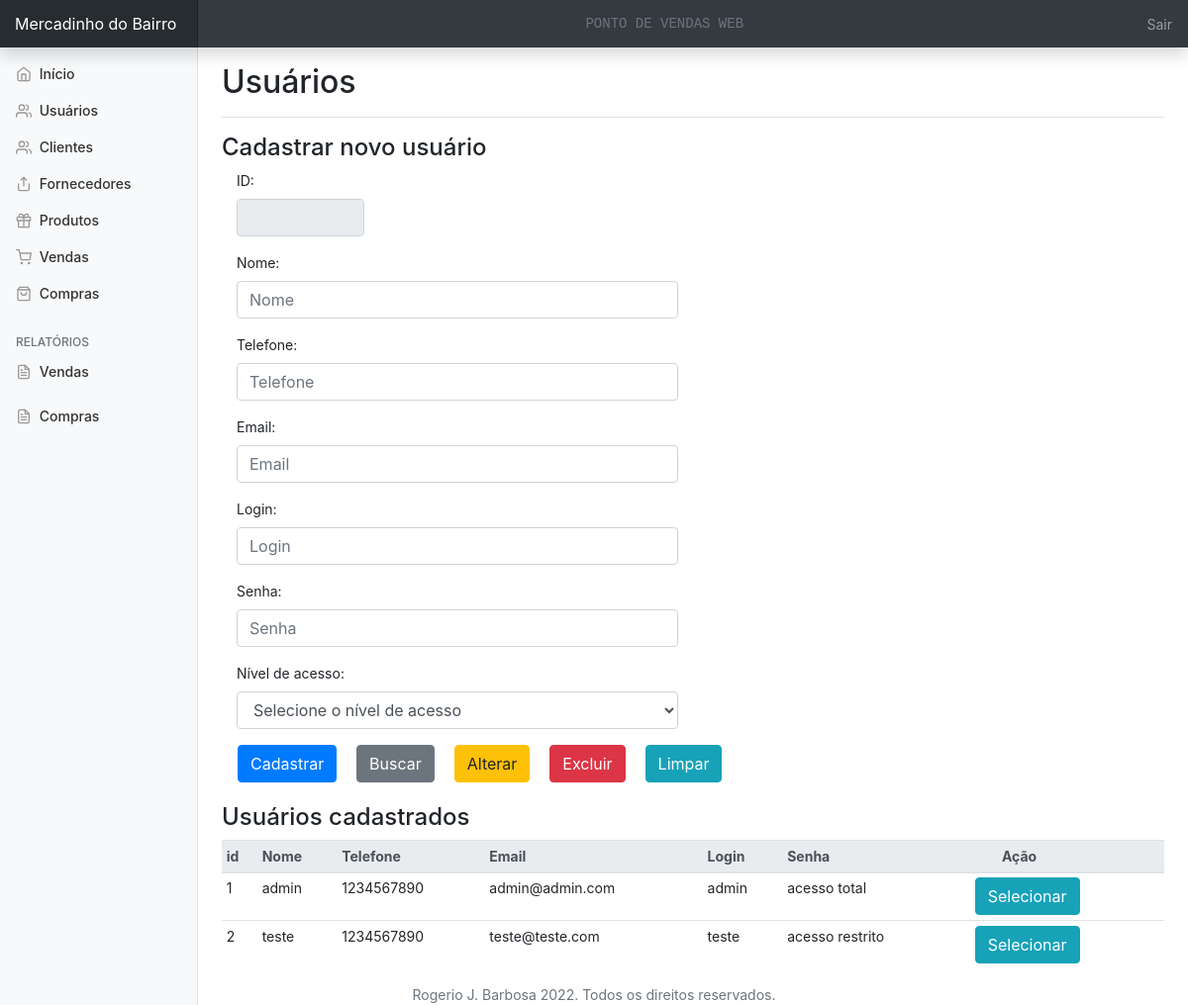
The app's page /usuarios.php with its own data.
### tables this page shows
CREATE TABLE `usuarios` (
  `id` int(11) NOT NULL,
  `nome` varchar(50) NOT NULL,
  `telefone` varchar(30) NOT NULL,
  `email` varchar(150) NOT NULL,
  `login` varchar(150) NOT NULL,
  `senha` varchar(150) NOT NULL,
  `acesso` varchar(100) NOT NULL
);

### usuarios.php (the view, shortened to what this page needs)
<?php
include 'conexao.php';
?>
<!DOCTYPE html>
<html lang="pt-br">
<head>
    <link rel="stylesheet" href="https://stackpath.bootstrapcdn.com/bootstrap/4.3.1/css/bootstrap.min.css">
    <link href="css/dashboard.css" rel="stylesheet">
</head>
<body>
    <?php include 'header.php'; ?>
    <?php include 'sidemenu.php'; ?>
    <main role="main" class="col-md-9 ml-sm-auto col-lg-10 px-4">
        <div
            class="d-flex justify-content-between flex-wrap flex-md-nowrap align-items-center pt-3 pb-2 mb-3 border-bottom">
            <h1 class="h2">Usuários</h1>
        </div>
        <form method="post" action="cadUsuarios.php">
            <h4>Cadastrar novo usuário</h4>
            <div class="form-group col-2">
                <label for="id">ID:</label>
                <input type="text" class="form-control" name="txtId"
                    value="<?php echo base64_decode($_GET['ref']) ? $result['id'] : "" ?>" readonly>
            </div>
            <div class="form-group col-6">
                <label for="nome">Nome:</label>
                <input type="text" class="form-control" placeholder="Nome" name="txtNome"
                    value="<?php echo base64_decode($_GET['ref']) ? $result['nome'] : "" ?>">
            </div>
            <div class="form-group col-6">
                <label for="telefone">Telefone:</label>
                <input type="text" class="form-control" placeholder="Telefone" name="txtTelefone"
                    value="<?php echo base64_decode($_GET['ref']) ? $result['telefone'] : "" ?>">
            </div>
            <div class="form-group col-6">
                <label for="email">Email:</label>
                <input type="email" class="form-control" placeholder="Email" name="txtEmail"
                    value="<?php echo base64_decode($_GET['ref']) ? $result['email'] : "" ?>">
            </div>
            <div class="form-group col-6">
                <label for="login">Login:</label>
                <input type="text" class="form-control" placeholder="Login" name="txtLogin"
                    value="<?php echo base64_decode($_GET['ref']) ? $result['login'] : "" ?>">
            </div>
            <div class="form-group col-6">
                <label for="senha">Senha:</label>
                <input type="password" class="form-control" placeholder="Senha" name="txtSenha"
                    value="<?php echo base64_decode($_GET['ref']) ? $result['senha'] : "" ?>">
            </div>
            <div class="form-group col-6">
                <label for="acesso">Nível de acesso:</label>
                <select class="form-control" name="txtAcesso"
                    value="<?php echo base64_decode($_GET['ref']) ? $result['acesso'] : "" ?>">
                    <option label="Selecione o nível de acesso">
                    <option value="acesso total">Acesso total</option>
                </select>
            </div>
            <button type="submit" class="btn btn-primary ml-3" name="btnCadastrar">Cadastrar</button>
            <button type="submit" class="btn btn-secondary ml-3" name="btnBuscar">Buscar</button>
            <button type="submit" class="btn btn-warning ml-3" name="btnAlterar">Alterar</button>
            <button type="submit" class="btn btn-danger ml-3" name="btnExcluir">Excluir</button>
            <button type="reset" class="btn btn-info ml-3" name="btnLimpar">Limpar</button>
        </form>
        <br>
        <h4>Usuários cadastrados</h4>
        <div class="table-responsive">
            <table class="table table-hover table-sm">
                <thead class="thead-light">
                    <tr>
                        <th>id</th>
                        <th>Nome</th>
                        <th>Telefone</th>
                        <th>Email</th>
                        <th>Login</th>
                        <th>Senha</th>
                        <th class="pl-5">Ação</th>
                    </tr>
                </thead>
                <tbody>
                    <?php
                    $select = "Select * from usuarios;";
                    $query = mysqli_query($con, $select);
                    while ($result = mysqli_fetch_assoc($query)) {
                        echo "<tr>";
                        echo "<td>" . $result['id'] . "</td>";
                        echo "<td>" . $result['nome'] . "</td>";
                        echo "<td>" . $result['telefone'] . "</td>";
                        echo "<td>" . $result['email'] . "</td>";
                        echo "<td>" . $result['login'] . "</td>";
                        echo "<td>" . $result['acesso'] . "</td>";
                        echo "<td><a href=usuarios.php?ref=" . base64_encode($result['id']) . " type='submit' class='btn btn-info ml-3' name='btnSelecionar'>Selecionar</a></td>";
                        echo "</tr>";
                    }
                    ?>
                </tbody>
            </table>
        </div>
    </main>
    <?php include 'footer.php' ?>
</body>
</html>

### css/dashboard.css (style rules this page uses)
body { font-size: .875rem; }
[role="main"] { padding-top: 48px; }

### records on screen
usuarios: id "1", nome "admin", telefone "1234567890", email "admin@admin.com", login "admin", acesso "acesso total"
usuarios: id "2", nome "teste", telefone "1234567890", email "teste@teste.com", login "teste", acesso "acesso restrito"
